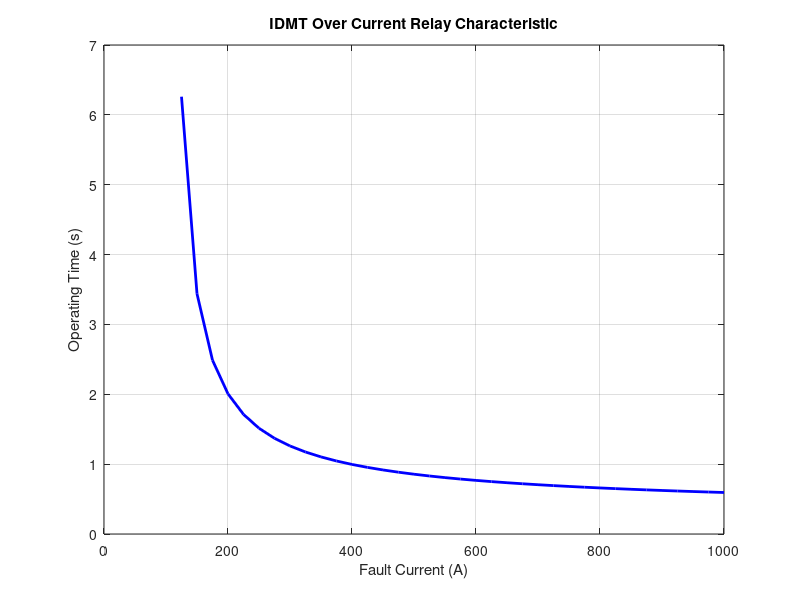

Here is the MATLAB script that generated this plot:
clc;
clear;
close all;

%-----------------------------
% Over Current Relay Simulation
%-----------------------------

% Relay Settings
Ip = 100;        % Pickup Current (A)
TMS = 0.2;       % Time Multiplier Setting

% Fault Current Range
If = 100:25:1000;

% Operating Time Calculation
T = zeros(size(If));

for i = 1:length(If)

    M = If(i)/Ip;     % Plug Setting Multiplier

    if M <= 1
        T(i) = inf;   % Relay does not operate
    else
        T(i) = (0.14*TMS)/((M^0.02)-1);
    end

end

% Display Results
disp('----------------------------------------------');
disp(' Fault Current(A)    Operating Time(s)');
disp('----------------------------------------------');

for i=1:length(If)
    fprintf('%10.2f %20.4f\n',If(i),T(i));
end


figure;
plot(If,T,'b','LineWidth',2);
grid on;

xlabel('Fault Current (A)');
ylabel('Operating Time (s)');
title('IDMT Over Current Relay Characteristic');
